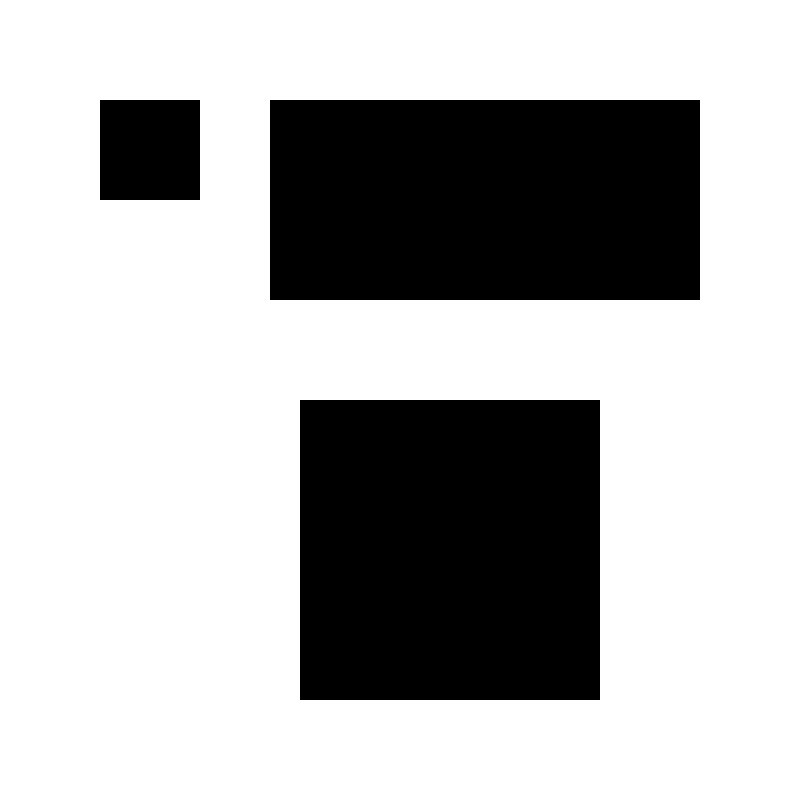
%> input picture Ch3/Ch3_hw/hw_3_updated/HW_Matlab/generate_RRT.png, 800 x 800 px
$ octave RRT.m   (GNU Octave 9; MATLAB toolbox functions it lacks are replaced by stand-ins)
%> lines starting %> are read from the running program, lines starting %| are printed output that depends on the picture; in (x1, y1, x2, y2) boxes, pixels count from 0 and x2, y2 are one past the last pixel; in counts of white or black regions, pixels touching at a corner belong together; the program's own positions count from 1
### Ch3/Ch3_hw/hw_3_updated/HW_Matlab/collisionChecking.m
%在给定的matp上检测startPose和goalPose之间是否存在collision
function feasible=collisionChecking(startPose,goalPose,map)
feasible=true;
dir=atan2(goalPose(1)-startPose(1),goalPose(2)-startPose(2));
for r=0:0.5:sqrt(sum((startPose-goalPose).^2))
    %方括号 [] 用于创建矩阵或数组，分别是方向dir上的正弦和余弦值，.*是点乘，表明标量r与向量[sin(dir) cos(dir)]中的每个元素相乘
    posCheck = startPose + r.*[sin(dir) cos(dir)];
    if ~(feasiblePoint(ceil(posCheck),map) && feasiblePoint(floor(posCheck),map) && ...
         feasiblePoint([ceil(posCheck(1)) floor(posCheck(2))],map) && feasiblePoint([floor(posCheck(1)) ceil(posCheck(2))],map))
        feasible=false;break;
    end
end
if ~feasiblePoint([floor(goalPose(1)),ceil(goalPose(2))],map), feasible=false; end

%xy在map内且map值为255，该点才为free，不满足则为collision
function feasible=feasiblePoint(point,map)
feasible=true;
if ~(point(1)>=1 && point(1)<=size(map,2) && ... % x in map
     point(2)>=1 && point(2)<=size(map,1) && ... % y in map
     map(point(2),point(1))==255) % x,y is Free
    feasible=false;
end

### Ch3/Ch3_hw/hw_3_updated/HW_Matlab/calDist.m
function dist=calDist(startPose,goalPose)
dist=sqrt(sum((startPose-goalPose).^2));

### Ch3/Ch3_hw/hw_3_updated/HW_Matlab/RRT.m
%***************************************
%Author: Chaoqun Wang
%Date: 2019-10-15
%***************************************
% RRT算法
%% 流程初始化
clc
clear all; close all;
x_I=1; y_I=1;           % 设置初始点
x_G=799; y_G=799;       % 设置目标点（可尝试修改终点）
Thr=50;                 % 设置目标点阈值，用法：若当前节点和终点的欧式距离小于Thr，则跳出当前for循环
Delta= 30;              % 设置扩展步长  应该是stepsize
%% 建树初始化
T.v(1).x = x_I;         % T是我们要做的树，v是节点，这里先把起始点加入到T里面来
T.v(1).y = y_I;
T.v(1).xPrev = x_I;     % 起始节点的父节点仍然是其本身
T.v(1).yPrev = y_I;
T.v(1).dist=0;          % 从父节点到该节点的距离，这里可取欧氏距离
T.v(1).indPrev = 0;     % 这个变量什么意思？根据下面代码来看，indPrev表示indexPrev，父节点的index
%% 开始构建树，作业部分
figure(1);
ImpRgb=imread('generate_RRT.png');
%> ImpRgb is the input picture: size 800x800x3 uint8; 70.9% white; 3 black regions, box (x1, y1, x2, y2) and area: (300, 400, 600, 700) 90000, (270, 100, 700, 300) 86000, (100, 100, 200, 200) 10000
Imp=rgb2gray(ImpRgb);  %地图，255为白色，free部分
imshow(Imp)
xL=size(Imp,2);%地图x轴长度 列数
%> xL = 800
yL=size(Imp,1);%地图y轴长度 行数
%> yL = 800
hold on
plot(x_I, y_I, 'ro', 'MarkerSize',10, 'MarkerFaceColor','r');
plot(x_G, y_G, 'go', 'MarkerSize',10, 'MarkerFaceColor','g');% 绘制起点和目标点
count=1;%记录树T中节点的个数
bFind = false;

for iter = 1:3000
    x_rand=[];
    %Step 1: 在地图中随机采样一个点x_rand
    %提示：用（x_rand(1),x_rand(2)）表示环境中采样点的坐标
    x_rand(1) = rand * (xL-1) +1;%-1是为了保证随机生成的坐标不会超出地图的边界,+1是因为索引是从1开始的
    x_rand(2) = rand * (yL-1) +1;

    x_near=[];
    %Step 2: 遍历树，从树中找到最近邻近点x_near（计算每个节点到 x_rand 的距离，找出最近的一个节点作为 x_near。）
    %提示：x_near已经在树T里
    numNodes = length(T.v);
    nearest_dst = Inf;
    nearest_idx = 1;
    for node_idx = 1:numNodes
        tmp_dist = sqrt(sum(([T.v(node_idx).x T.v(node_idx).y]-[x_rand(1) x_rand(2)]).^2));%T中每个节点到x_rand的欧氏距离
        if tmp_dist < nearest_dst
            nearest_dst = tmp_dist;
            nearest_idx = node_idx;
        end
    end
%> after the loop, nearest_idx = 1
    x_near(1) = T.v(nearest_idx).x;
    x_near(2) = T.v(nearest_idx).y;


    %Step 3: 扩展得到x_new节点
    %提示：注意使用扩展步长Delta
    dir=atan2(x_rand(1)-x_near(1),x_rand(2)-x_near(2));
%> dir = 0.839
    x_new = x_near + Delta.*[sin(dir) cos(dir)];


    %检查节点是否是collision-free（即是否feasiable），如果不collision-free，则继续下一次采样
    if ~collisionChecking(x_near,x_new,Imp)
%> after the loop in collisionChecking, `for r=0:0.5:sqrt(sum((startPose-goalPose).^2))`: feasible = true
       continue;
    end
    count=count+1;
%> count = 2

    %Step 4: 将x_new插入树T
    %提示：新节点x_new的父节点是x_near
    T.v(count).x = x_new(1);
    T.v(count).y = x_new(2);
    T.v(count).xPrev = x_I;
    T.v(count).yPrev = y_I;
    T.v(count).dist = nearest_dst;
    T.v(count).indPrev = nearest_idx;


    %Step 5:检查是否到达目标点附近
    %提示：注意使用目标点阈值Thr，若当前节点和终点的欧式距离小于Thr，则跳出当前for循环（退出前需要绘制出x_near和x_new之间的路径）
    check_dist = calDist(x_new, [x_G y_G]);
%> check_dist = 1098.6
    if check_dist < Thr
    plot([x_near(1); x_new(1);], [x_near(2); x_new(2)], 'r', 'Linewidth', 3);
        hold on;
        bFind = true;
        break;
    end

    %Step 6:将x_near和x_new之间的路径画出来
    %提示 1：使用plot绘制，因为要多次在同一张图上绘制线段，所以每次使用plot后需要接上hold on命令
    %提示 2：在判断终点条件弹出for循环前，记得把x_near和x_new之间的路径画出来
    plot([x_near(1); x_new(1);], [x_near(2); x_new(2)], 'r', 'Linewidth', 3);
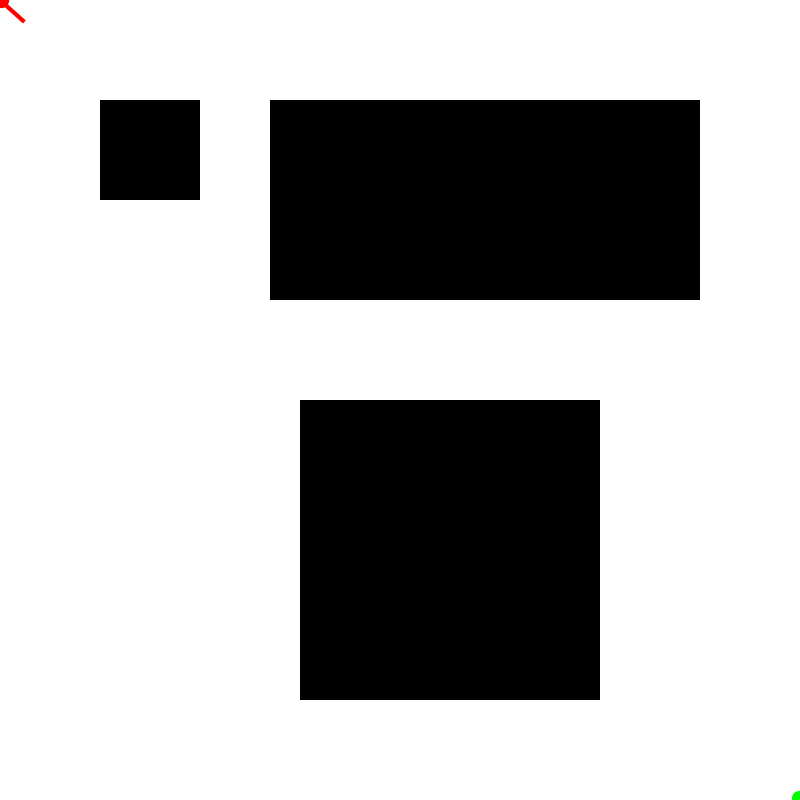
%> figure redrawn from the program's plot data

    pause(0.05); %暂停一会，使得RRT扩展过程容易观察
end

if T.v(count).x == T.v(end).x && T.v(count).y == T.v(end).y
    fprintf('T.v(count) == T.v(end), T.v(count): (%f, %f),  T.v(end): (%f, %f)\n', T.v(count).x, T.v(count).y,T.v(end).x, T.v(end).y);
else
    fprintf('T.v(count) != T.v(end)\n');
end

%% 路径已经找到，反向查询
if bFind
    path.pos(1).x = x_G; path.pos(1).y = y_G;
    path.pos(2).x = T.v(end).x; path.pos(2).y = T.v(end).y;%关键字end用于表示
    pathIndex = T.v(end).indPrev; % 终点加入路径
    j=0;
    while 1
        path.pos(j+3).x = T.v(pathIndex).x;
        path.pos(j+3).y = T.v(pathIndex).y;
        pathIndex = T.v(pathIndex).indPrev;
        if pathIndex == 1
            break
        end
        j=j+1;
    end  % 沿终点回溯到起点
    % 起点加入路径
    path.pos(end+1).x = x_I; %已经遍历完path中除了起点外的所有node，end+1表示新增一个元素，所以后面再调用end时就是访问添加后的最后一个元素了，没毛病
    path.pos(end).y = y_I;
    for j = 2:length(path.pos)
        plot([path.pos(j).x; path.pos(j-1).x;], [path.pos(j).y; path.pos(j-1).y], 'b', 'Linewidth', 3);
    end
else
    disp('Error, no path found!');
end
